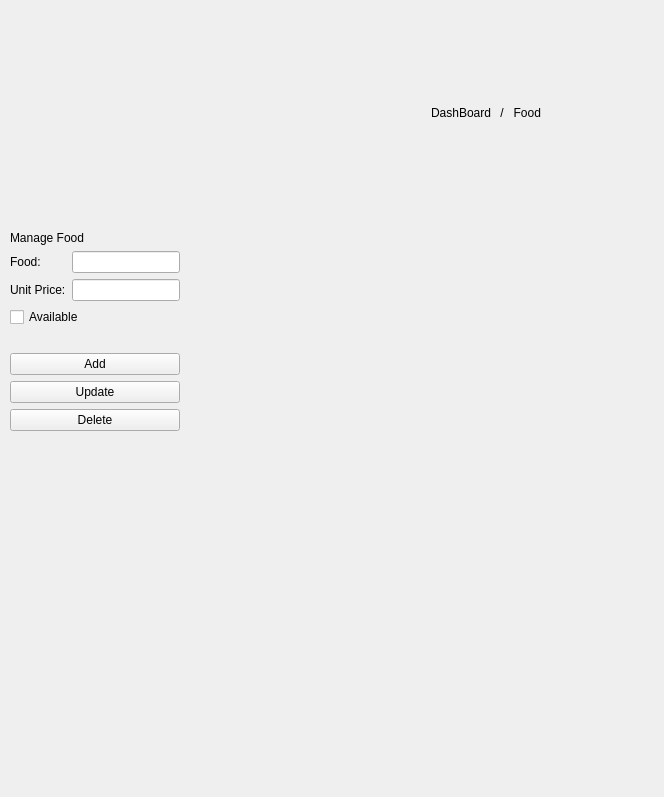
<?xml version="1.0" encoding="UTF-8"?>
<ui version="4.0">
 <class>Form</class>
 <widget class="QWidget" name="Form">
  <property name="geometry">
   <rect>
    <x>0</x>
    <y>0</y>
    <width>664</width>
    <height>797</height>
   </rect>
  </property>
  <property name="windowTitle">
   <string>Form</string>
  </property>
  <widget class="QWidget" name="gridLayoutWidget">
   <property name="geometry">
    <rect>
     <x>0</x>
     <y>10</y>
     <width>541</width>
     <height>431</height>
    </rect>
   </property>
   <layout class="QGridLayout" name="baseLayout">
    <item row="0" column="0" colspan="2">
     <layout class="QHBoxLayout" name="horizontalLayout">
      <item>
       <spacer name="horizontalSpacer">
        <property name="orientation">
         <enum>Qt::Horizontal</enum>
        </property>
        <property name="sizeHint" stdset="0">
         <size>
          <width>40</width>
          <height>20</height>
         </size>
        </property>
       </spacer>
      </item>
      <item>
       <widget class="QLabel" name="label">
        <property name="text">
         <string>DashBoard</string>
        </property>
        <property name="alignment">
         <set>Qt::AlignRight|Qt::AlignTrailing|Qt::AlignVCenter</set>
        </property>
       </widget>
      </item>
      <item>
       <widget class="QLabel" name="label_3">
        <property name="text">
         <string> / </string>
        </property>
       </widget>
      </item>
      <item>
       <widget class="QLabel" name="label_2">
        <property name="text">
         <string>Food</string>
        </property>
        <property name="alignment">
         <set>Qt::AlignRight|Qt::AlignTrailing|Qt::AlignVCenter</set>
        </property>
       </widget>
      </item>
     </layout>
    </item>
    <item row="1" column="0" colspan="2">
     <layout class="QFormLayout" name="formLayout_2">
      <item row="0" column="0">
       <layout class="QFormLayout" name="formLayout">
        <property name="sizeConstraint">
         <enum>QLayout::SetMaximumSize</enum>
        </property>
        <property name="leftMargin">
         <number>10</number>
        </property>
        <property name="topMargin">
         <number>10</number>
        </property>
        <property name="rightMargin">
         <number>10</number>
        </property>
        <property name="bottomMargin">
         <number>10</number>
        </property>
        <item row="1" column="0">
         <widget class="QLabel" name="label_4">
          <property name="text">
           <string>Food:</string>
          </property>
         </widget>
        </item>
        <item row="1" column="1">
         <widget class="QLineEdit" name="food"/>
        </item>
        <item row="2" column="0">
         <widget class="QLabel" name="label_5">
          <property name="text">
           <string>Unit Price:</string>
          </property>
         </widget>
        </item>
        <item row="2" column="1">
         <widget class="QLineEdit" name="unitPrice"/>
        </item>
        <item row="5" column="0" colspan="2">
         <widget class="QPushButton" name="addFood">
          <property name="text">
           <string>Add</string>
          </property>
         </widget>
        </item>
        <item row="6" column="0" colspan="2">
         <widget class="QPushButton" name="updateFood">
          <property name="text">
           <string>Update</string>
          </property>
         </widget>
        </item>
        <item row="7" column="0" colspan="2">
         <widget class="QPushButton" name="deleteFood">
          <property name="text">
           <string>Delete</string>
          </property>
         </widget>
        </item>
        <item row="0" column="0" colspan="2">
         <widget class="QLabel" name="label_6">
          <property name="styleSheet">
           <string notr="true">font: 200 22pt &quot;Source Code Pro ExtraLight&quot;;</string>
          </property>
          <property name="text">
           <string>Manage Food</string>
          </property>
         </widget>
        </item>
        <item row="3" column="0" colspan="2">
         <widget class="QCheckBox" name="available">
          <property name="text">
           <string>Available</string>
          </property>
         </widget>
        </item>
        <item row="4" column="0" colspan="2">
         <widget class="QLabel" name="error">
          <property name="styleSheet">
           <string notr="true">font: 10pt &quot;Small Fonts&quot;;
color: rgb(170, 0, 0);</string>
          </property>
          <property name="text">
           <string/>
          </property>
         </widget>
        </item>
       </layout>
      </item>
      <item row="0" column="1">
       <layout class="QVBoxLayout" name="treeContainer">
        <item>
         <spacer name="horizontalSpacer_3">
          <property name="orientation">
           <enum>Qt::Horizontal</enum>
          </property>
          <property name="sizeHint" stdset="0">
           <size>
            <width>40</width>
            <height>20</height>
           </size>
          </property>
         </spacer>
        </item>
       </layout>
      </item>
     </layout>
    </item>
   </layout>
  </widget>
 </widget>
 <resources/>
 <connections/>
</ui>
